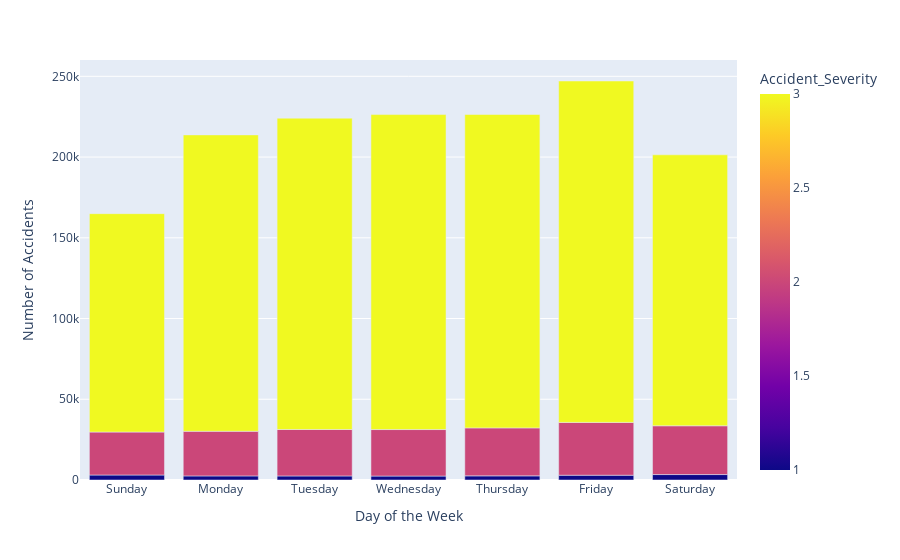

The notebook cell this image was saved under:
### Code cell
# group by Day_of_Week and Accident_Severity
dt = dataset.groupby(['Day_of_Week', 'Accident_Severity']).size().reset_index(name='Count')

# create the plot
fig = px.bar(dt, x='Day_of_Week', y='Count', color='Accident_Severity',
             labels={'Day_of_Week': 'Day of the Week', 'Count': 'Number of Accidents'})

# update the x-axis labels to be day names instead of numbers
fig.update_layout(
    xaxis=dict(
        tickmode='array',
        tickvals=[1, 2, 3, 4, 5, 6, 7],
        ticktext=['Sunday', 'Monday', 'Tuesday', 'Wednesday', 'Thursday', 'Friday', 'Saturday']
    )
)

# show the plot
fig.show()

### Figure 1 — Plotly figure (JSON) as saved in the notebook; plotly's stock layout.template omitted (floating-point values rounded to 4 significant figures)
{"data": [{"alignmentgroup": "True", "hovertemplate": "Day of the Week=%{x}<br>Number of Accidents=%{y}<br>Accident_Severity=%{marker.color}<extra></extra>", "legendgroup": "", "marker": {"color": [1, 2, 3, 1, 2, 3, 1, 2, 3, 1, 2, 3, 1, 2, 3, 1, 2, 3, 1, 2, 3], "coloraxis": "coloraxis", "pattern": {"shape": ""}}, "name": "", "offsetgroup": "", "orientation": "v", "showlegend": false, "textposition": "auto", "type": "bar", "x": [1, 1, 1, 2, 2, 2, 3, 3, 3, 4, 4, 4, 5, 5, 5, 6, 6, 6, 7, 7, 7], "xaxis": "x", "y": [3080, 26612, 135250, 2529, 27641, 183545, 2514, 28765, 192801, 2431, 28811, 195065, 2562, 29707, 194097, 2952, 32712, 211434, 3371, 30212, 167799], "yaxis": "y"}], "layout": {"barmode": "relative", "coloraxis": {"colorbar": {"title": {"text": "Accident_Severity"}}, "colorscale": [[0, "#0d0887"], [0.1111, "#46039f"], [0.2222, "#7201a8"], [0.3333, "#9c179e"], [0.4444, "#bd3786"], [0.5556, "#d8576b"], [0.6667, "#ed7953"], [0.7778, "#fb9f3a"], [0.8889, "#fdca26"], [1, "#f0f921"]]}, "legend": {"tracegroupgap": 0}, "margin": {"t": 60}, "xaxis": {"anchor": "y", "domain": [0, 1], "tickmode": "array", "ticktext": ["Sunday", "Monday", "Tuesday", "Wednesday", "Thursday", "Friday", "Saturday"], "tickvals": [1, 2, 3, 4, 5, 6, 7], "title": {"text": "Day of the Week"}}, "yaxis": {"anchor": "x", "domain": [0, 1], "title": {"text": "Number of Accidents"}}}}
